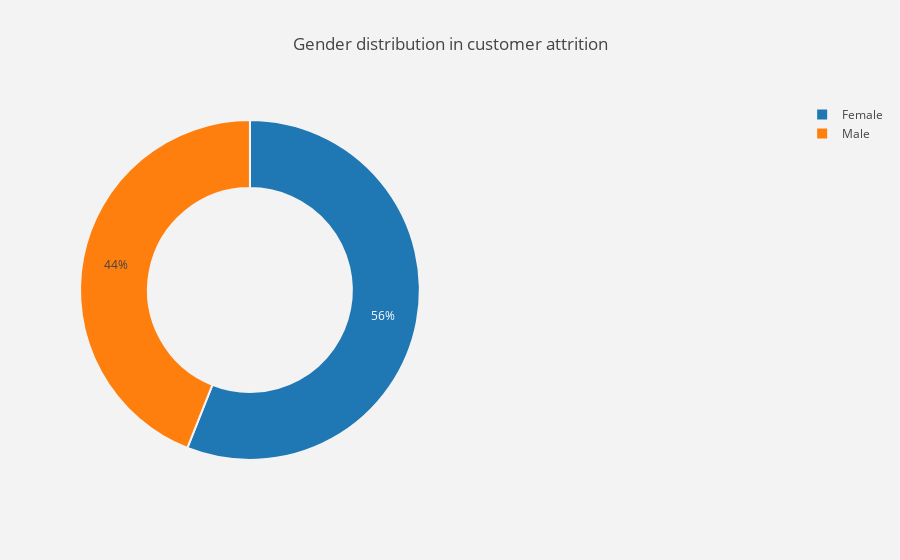
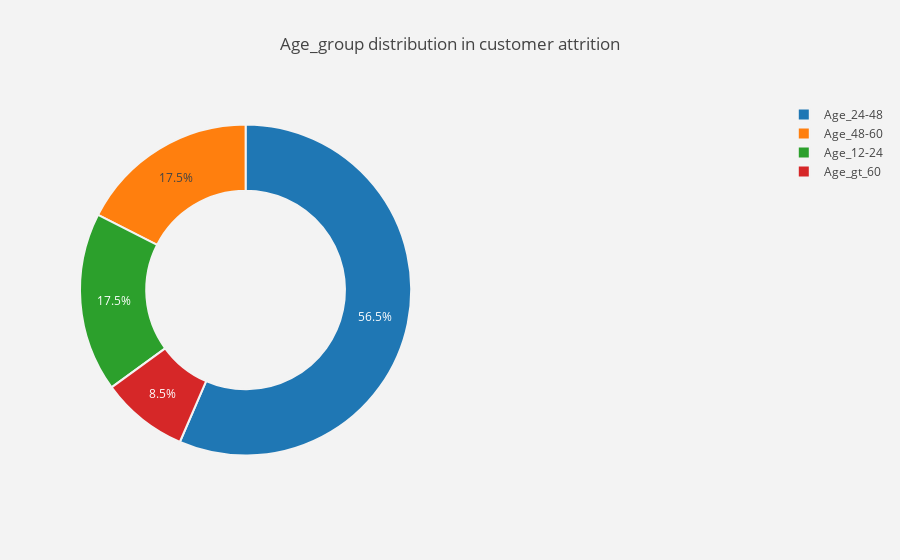

Notebook code cell kept with these figures, in order:
### Code cell
def plot_pie(column):
    
    trace1 = go.Pie(values  = df[column].value_counts().values.tolist(),
                    labels  = df[column].value_counts().keys().tolist(),
                    hoverinfo = "label+percent+name",
                    domain  = dict(x = [0,.48]),
                    name    = "Mall Shoppers",
                    marker  = dict(line = dict(width = 2,
                                               color = "rgb(243,243,243)")
                                  ),
                    hole    = .6
                   )
   


    layout = go.Layout(dict(title = column + " distribution in customer attrition ",
                            plot_bgcolor  = "rgb(243,243,243)",
                            paper_bgcolor = "rgb(243,243,243)"
                          
                           )
                      )
    data = [trace1]
    fig  = go.Figure(data = data,layout = layout)
    py.iplot(fig)

    
#for all categorical columns plot pie
for i in cat_cols :
    plot_pie(i)

### Figure 1 — Plotly figure (JSON) as saved in the notebook; plotly's stock layout.template omitted (floating-point values rounded to 4 significant figures)
{"data": [{"domain": {"x": [0, 0.48]}, "hole": 0.6, "hoverinfo": "label+percent+name", "labels": ["Female", "Male"], "marker": {"line": {"color": "rgb(243,243,243)", "width": 2}}, "name": "Mall Shoppers", "type": "pie", "uid": "a316b47e-acd8-4a8d-b989-822ca1594635", "values": [112, 88]}], "layout": {"paper_bgcolor": "rgb(243,243,243)", "plot_bgcolor": "rgb(243,243,243)", "title": {"text": "Gender distribution in customer attrition "}}}

### Figure 2 — Plotly figure (JSON) as saved in the notebook; plotly's stock layout.template omitted (floating-point values rounded to 4 significant figures)
{"data": [{"domain": {"x": [0, 0.48]}, "hole": 0.6, "hoverinfo": "label+percent+name", "labels": ["Age_24-48", "Age_48-60", "Age_12-24", "Age_gt_60"], "marker": {"line": {"color": "rgb(243,243,243)", "width": 2}}, "name": "Mall Shoppers", "type": "pie", "uid": "58ad0dde-216b-40f2-8dc6-010cac0e71db", "values": [113, 35, 35, 17]}], "layout": {"paper_bgcolor": "rgb(243,243,243)", "plot_bgcolor": "rgb(243,243,243)", "title": {"text": "Age_group distribution in customer attrition "}}}
